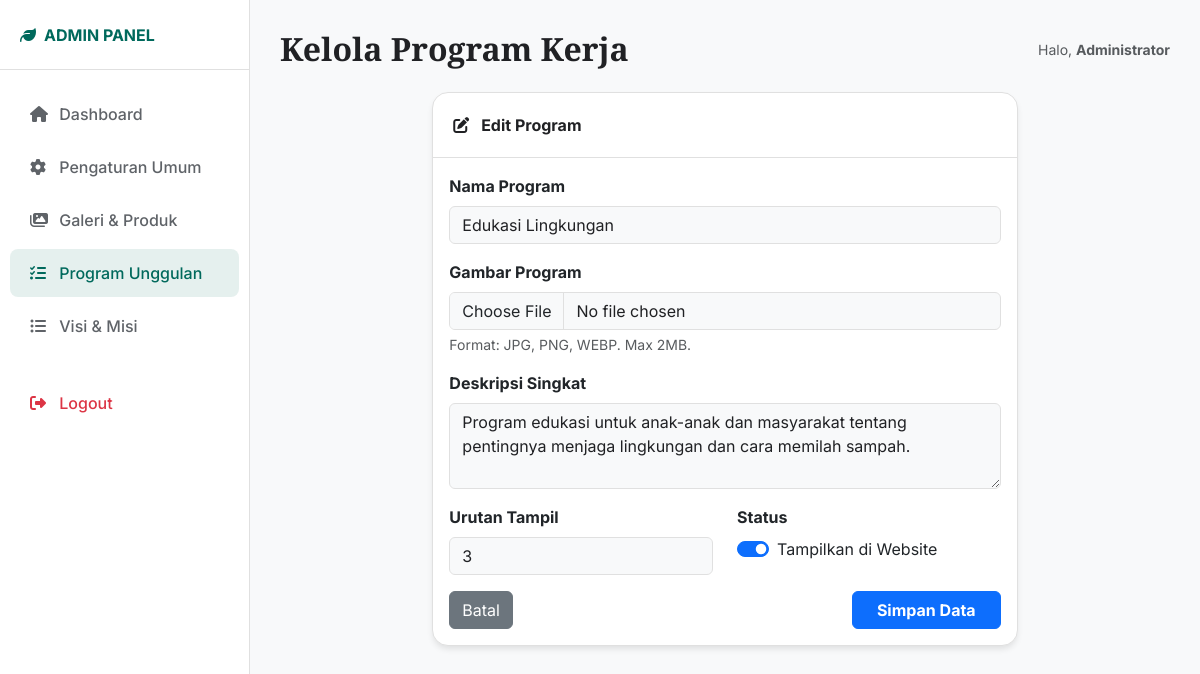
/admin/programs.php?action=edit&id=3 (signed in), run on the app's committed database.
### tables this page shows
CREATE TABLE IF NOT EXISTS programs (
    id INT PRIMARY KEY AUTO_INCREMENT,
    title VARCHAR(150) NOT NULL,
    description TEXT,
    image VARCHAR(255),
    sort_order INT DEFAULT 0,
    is_active TINYINT(1) DEFAULT 1,
    created_at TIMESTAMP DEFAULT CURRENT_TIMESTAMP,
    updated_at TIMESTAMP DEFAULT CURRENT_TIMESTAMP ON UPDATE CURRENT_TIMESTAMP
);

### admin/programs.php (the view, shortened to what this page needs)
<?php
$action = $_GET['action'] ?? 'list';
$id = $_GET['id'] ?? 0;
require_once 'includes/header.php';
$edit_item = null;
if ($action == 'edit' && $id) {
    $conn = getConnection();
    $stmt = $conn->prepare("SELECT * FROM programs WHERE id = ?");
    $stmt->execute([$id]);
    $edit_item = $stmt->fetch();
}
?>
<?php if ($action == 'list'): ?>
    <div class="card">
        <div class="card-header d-flex justify-content-between align-items-center">
            <span><i class="fas fa-tasks me-2"></i>Daftar Program Kerja</span>
            <a href="programs.php?action=add" class="btn btn-sm btn-primary"><i class="fas fa-plus me-1"></i> Tambah Baru</a>
        </div>
        <div class="card-body">
            <div class="table-responsive">
                <table class="table table-hover align-middle">
                    <thead class="table-light">
                        <tr>
                            <th width="100">Gambar</th>
                            <th>Nama Program</th>
                            <th>Deskripsi</th>
                            <th>Urutan</th>
                            <th>Status</th>
                            <th class="text-end">Aksi</th>
                        </tr>
                    </thead>
                    <tbody>
                        <?php
                        $items = get_programs(false);
                        if (empty($items)): ?>
                            <tr><td colspan="6" class="text-center py-4 text-muted">Belum ada data</td></tr>
                        <?php else: foreach ($items as $item): ?>
                            <tr>
                                <td class="text-center">
                                    <img src="<?= img_url($item['image']) ?>" class="rounded" style="width: 60px; height: 60px; object-fit: cover;">
                                </td>
                                <td class="fw-bold"><?= clean($item['title']) ?></td>
                                <td class="text-muted small"><?= clean($item['description']) ?></td>
                                <td><?= $item['sort_order'] ?></td>
                                <td>
                                    <?php if ($item['is_active']): ?>
                                        <span class="badge bg-success">Aktif</span>
                                    <?php else: ?>
                                        <span class="badge bg-secondary">Non-Aktif</span>
                                    <?php endif; ?>
                                </td>
                                <td class="text-end">
                                    <a href="programs.php?action=edit&id=<?= $item['id'] ?>" class="btn btn-sm btn-outline-secondary"><i class="fas fa-edit"></i></a>
                                    <a href="programs.php?action=delete&id=<?= $item['id'] ?>" class="btn btn-sm btn-outline-danger" onclick="return confirm('Yakin ingin menghapus program ini?')"><i class="fas fa-trash"></i></a>
                                </td>
                            </tr>
                        <?php endforeach; endif; ?>
                    </tbody>
                </table>
            </div>
        </div>
    </div>
<?php elseif ($action == 'add' || $action == 'edit'): ?>
    <div class="row justify-content-center">
        <div class="col-md-8">
            <div class="card">
                <div class="card-header">
                    <i class="fas fa-<?= $action == 'add' ? 'plus' : 'edit' ?> me-2"></i>
                    <?= $action == 'add' ? 'Tambah Program Baru' : 'Edit Program' ?>
                </div>
                <div class="card-body">
                    <form method="POST" enctype="multipart/form-data">
                        <div class="mb-3">
                            <label class="form-label fw-bold">Nama Program</label>
                            <input type="text" name="title" class="form-control" required value="<?= $edit_item['title'] ?? '' ?>">
                        </div>
                        <div class="mb-3">
                            <label class="form-label fw-bold">Gambar Program</label>
                            <input type="file" name="image" class="form-control">
                            <div class="form-text small">Format: JPG, PNG, WEBP. Max 2MB.</div>
                        </div>
                        <div class="mb-3">
                            <label class="form-label fw-bold">Deskripsi Singkat</label>
                            <textarea name="description" class="form-control" rows="3" required><?= $edit_item['description'] ?? '' ?></textarea>
                        </div>
                        <div class="row">
                            <div class="col-md-6 mb-3">
                                <label class="form-label fw-bold">Urutan Tampil</label>
                                <input type="number" name="sort_order" class="form-control" value="<?= $edit_item['sort_order'] ?? 0 ?>">
                            </div>
                            <div class="col-md-6 mb-3">
                                <label class="form-label fw-bold d-block">Status</label>
                                <div class="form-check form-switch mt-2">
                                    <input class="form-check-input" type="checkbox" name="is_active" value="1" <?= (!isset($edit_item) || $edit_item['is_active']) ? 'checked' : '' ?>>
                                    <label class="form-check-label">Tampilkan di Website</label>
                                </div>
                            </div>
                        </div>
                        <div class="d-flex justify-content-between">
                            <a href="programs.php" class="btn btn-secondary">Batal</a>
                            <button type="submit" class="btn btn-primary px-4 fw-bold">Simpan Data</button>
                        </div>
                    </form>
                </div>
            </div>
        </div>
    </div>
<?php endif; ?>
<?php require_once 'includes/footer.php'; ?>

### admin/includes/header.php (style rules this page uses)
:root { --primary: #00695c; --secondary: #4db6ac; --bg-body: #F8F9FA; --bg-card: #FFFFFF; --text-main: #202124; --text-muted: #5f6368; --border-color: #e0e0e0; }
body { font-family: 'Inter', sans-serif; background-color: var(--bg-body); color: var(--text-main); overflow-x: hidden; }
.card { background-color: var(--bg-card); border: 1px solid var(--border-color); border-radius: 16px; box-shadow: 0 4px 6px -1px rgba(0, 0, 0, 0.1); margin-bottom: 20px; }
.card-header { background: transparent; border-bottom: 1px solid var(--border-color); padding: 20px; font-weight: 700; color: var(--text-main); }
.form-control, .form-select { background-color: var(--bg-body); border: 1px solid var(--border-color); color: var(--text-main); }

### data on the page
programs: title "Edukasi Lingkungan", description "Program edukasi untuk anak-anak dan masyarakat tentang pentingnya menjaga lingkungan dan cara memilah sampah.", sort_order "3", is_active "☑"

### other printed values
$page_title "Kelola Program Kerja"
$_SESSION['admin_name'] "Administrator"
